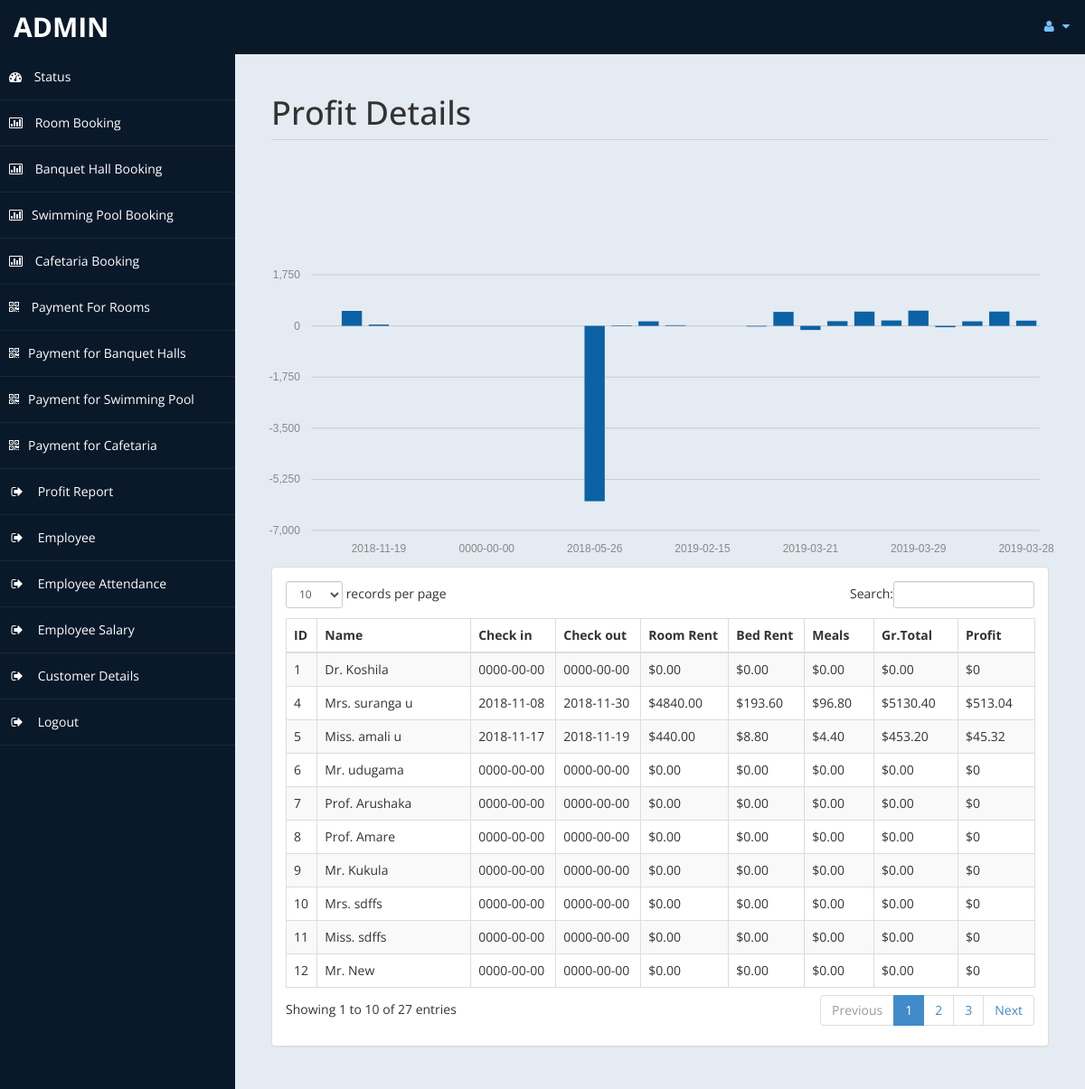
The app's page /admin/profit.php (signed in) with its own data.
### tables this page shows
CREATE TABLE `payment` (
  `id` int(11) NOT NULL,
  `title` varchar(5) DEFAULT NULL,
  `fname` varchar(30) DEFAULT NULL,
  `lname` varchar(30) DEFAULT NULL,
  `troom` varchar(30) DEFAULT NULL,
  `tbed` varchar(30) DEFAULT NULL,
  `nroom` int(11) DEFAULT NULL,
  `cin` date DEFAULT NULL,
  `cout` date DEFAULT NULL,
  `ttot` double(8,2) DEFAULT NULL,
  `fintot` double(8,2) DEFAULT NULL,
  `mepr` double(8,2) DEFAULT NULL,
  `meal` varchar(30) DEFAULT NULL,
  `btot` double(8,2) DEFAULT NULL,
  `noofdays` int(11) DEFAULT NULL
);

### admin/profit.php (the view, shortened to what this page needs)
<!DOCTYPE html>
<html xmlns="http://www.w3.org/1999/xhtml">
    <head>
        <link href="assets/css/bootstrap.css" rel="stylesheet" />
        <link href="assets/css/font-awesome.css" rel="stylesheet" />
        <link rel="stylesheet" href="assets/css/morris.css">
            <link href="assets/css/custom-styles.css" rel="stylesheet" />
            <link href="assets/js/dataTables/dataTables.bootstrap.css" rel="stylesheet" />
    </head>
    <body>
        <div id="wrapper">
            <nav class="navbar navbar-default top-navbar" role="navigation">
                <div class="navbar-header">
                    <a class="navbar-brand" href="home.php"><?php echo $_SESSION["user"]; ?> </a>
                </div>
                <ul class="nav navbar-top-links navbar-right">
                    <li class="dropdown">
                        <a class="dropdown-toggle" data-toggle="dropdown" href="#" aria-expanded="false">
                            <i class="fa fa-user fa-fw"></i> <i class="fa fa-caret-down"></i>
                        </a>
                    </li>
                </ul>
            </nav>
            <?php include('includes/sidebar.php'); ?>
            <div id="page-wrapper" >
                <div id="page-inner">
                    <div class="row">
                        <div class="col-md-12">
                            <h1 class="page-header">
                                Profit Details<small> </small>
                            </h1>
                        </div>
                    </div>
                    <div class="row">
<?php
include('db.php');
?>
                        <br>
                            <br>
                                <br>
                                    <br><div id="chart"></div>
                                        <div class="col-md-12">
                                            <div class="panel panel-default">
                                                <div class="panel-body">
                                                    <div class="table-responsive">
                                                        <table class="table table-striped table-bordered table-hover" id="dataTables-example">
                                                            <thead>
                                                                <tr>
                                                                    <th>ID</th>
                                                                    <th>Name</th>
                                                                    <th>Check in</th>
                                                                    <th>Check out</th>
                                                                    <th>Room Rent</th>
                                                                    <th>Bed Rent</th>
                                                                    <th>Meals </th>
                                                                    <th>Gr.Total</th>
                                                                    <th>Profit</th>
                                                                </tr>
                                                            </thead>
                                                            <tbody>
<?php
$sql = "select * from payment";
$re = mysqli_query($con, $sql);
while ($row = mysqli_fetch_array($re)) {
    $id = $row['id'];
    if ($id % 2 == 1) {
        echo"<tr class='gradeC'>
													<td>" . $row['id'] . " </td>
													<td>" . $row['title'] . " " . $row['fname'] . " " . $row['lname'] . "</td>
													<td>" . $row['cin'] . "</td>
													<td>" . $row['cout'] . "</td>
													<td>$" . $row['ttot'] . "</td>
													<td>$" . $row['mepr'] . "</td>
													<td>$" . $row['btot'] . "</td>
													<td>$" . $row['fintot'] . "</td>
													<td>$" . $row['fintot'] * 10 / 100 . "</td>
													</tr>";
    } else {
        echo"<tr class='gradeU'>
													<td>" . $row['id'] . " </td>
													<td>" . $row['title'] . " " . $row['fname'] . " " . $row['lname'] . "</td>
													<td>" . $row['cin'] . "</td>
													<td>" . $row['cout'] . "</td>
													<td>$" . $row['ttot'] . "</td>
													<td>$" . $row['mepr'] . "</td>
													<td>$" . $row['btot'] . "</td>
													<td>$" . $row['fintot'] . "</td>
													<td>$" . $row['fintot'] * 10 / 100 . "</td>
													</tr>";
    }
}
?>
                                                            </tbody>
                                                        </table>
                                                    </div>
                                                </div>
                                            </div>
                                        </div>
                                        </div>
                                        </div>
                                        </div>
                                        </div>
                                        </body>
                                        </html>

### admin/assets/css/custom-styles.css (style rules this page uses)
body { font-family: 'Open Sans', sans-serif; }
#wrapper { width: 100%; background:#09192A; }
#page-wrapper { padding: 15px 15px; min-height: 600px; background:#E5EBF2; }
#page-inner { width:100%; margin:10px 20px 10px 0px; background-color:transparent; padding:10px; min-height:1200px; }
h1, .h1, h2, .h2, h3, .h3 { margin-top: 7px; margin-bottom: -5px; }
.page-header { padding-bottom: 9px; margin: 10px 0 45px; border-bottom: 1px solid #C7D1DD; }
.top-navbar { margin:0px; }
.top-navbar .navbar-brand { color: #fff; width: 260px; text-align: left; height: 60px; font-size: 30px; font-weight: 700; text-transform: uppercase; line-height: 30px; }
.top-navbar .nav > li { position: relative; display: inline-block; }
.top-navbar .nav > li > a { position: relative; display: block; padding: 19px 15px; color: #77C0FD; }
.top-navbar { background:#09192A; border-bottom:none; }
.top-navbar .nav > li > a > i { margin-right: 2px; }
.navbar-default { border:0px solid black; }
.navbar-header { background: #09192A; }
.nav > li > a > i { margin-right:10px; }
@media (min-width:768px) { #page-wrapper { margin: 0 0 0 260px; padding: 15px 30px; min-height: 1200px; } }
@media (min-width:768px) { .navbar { border-radius: 0px; } }

### records on screen
payment: id "1", title "Dr.", lname "Koshila", cin "0000-00-00", cout "0000-00-00", ttot "0.00", mepr "0.00", btot "0.00", fintot "0.00", $row['fintot']*10/100 "0"
payment: id "4", title "Mrs.", fname "suranga", lname "u", cin "2018-11-08", cout "2018-11-30", ttot "4840.00", mepr "193.60", btot "96.80", fintot "5130.40", $row['fintot']*10/100 "513.04"
payment: id "5", title "Miss.", fname "amali", lname "u", cin "2018-11-17", cout "2018-11-19", ttot "440.00", mepr "8.80", btot "4.40", fintot "453.20", $row['fintot']*10/100 "45.32"
payment: id "6", title "Mr.", lname "udugama", cin "0000-00-00", cout "0000-00-00", ttot "0.00", mepr "0.00", btot "0.00", fintot "0.00", $row['fintot']*10/100 "0"
payment: id "7", title "Prof.", lname "Arushaka", cin "0000-00-00", cout "0000-00-00", ttot "0.00", mepr "0.00", btot "0.00", fintot "0.00", $row['fintot']*10/100 "0"
payment: id "8", title "Prof.", lname "Amare", cin "0000-00-00", cout "0000-00-00", ttot "0.00", mepr "0.00", btot "0.00", fintot "0.00", $row['fintot']*10/100 "0"
payment: id "9", title "Mr.", lname "Kukula", cin "0000-00-00", cout "0000-00-00", ttot "0.00", mepr "0.00", btot "0.00", fintot "0.00", $row['fintot']*10/100 "0"
payment: id "10", title "Mrs.", lname "sdffs", cin "0000-00-00", cout "0000-00-00", ttot "0.00", mepr "0.00", btot "0.00", fintot "0.00", $row['fintot']*10/100 "0"
payment: id "11", title "Miss.", lname "sdffs", cin "0000-00-00", cout "0000-00-00", ttot "0.00", mepr "0.00", btot "0.00", fintot "0.00", $row['fintot']*10/100 "0"
payment: id "12", title "Mr.", lname "New", cin "0000-00-00", cout "0000-00-00", ttot "0.00", mepr "0.00", btot "0.00", fintot "0.00", $row['fintot']*10/100 "0"

### other values on screen
$_SESSION["user"] "ADMIN"
